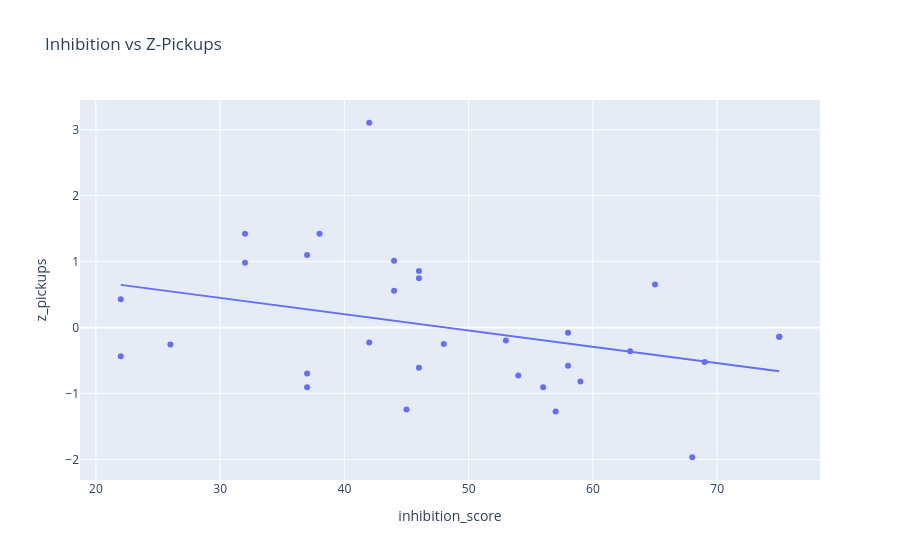

Source (notebook cell):
### Code cell
fig2 = px.scatter(df, x='inhibition_score', y='z_pickups', trendline='ols', title='Inhibition vs Z-Pickups')
fig2.show()

### Figure 1 — Plotly figure (JSON) as saved in the notebook; plotly's stock layout.template omitted (floating-point values rounded to 4 significant figures)
{"data": [{"hovertemplate": "inhibition_score=%{x}<br>z_pickups=%{y}<extra></extra>", "legendgroup": "", "marker": {"color": "#636efa", "symbol": "circle"}, "mode": "markers", "name": "", "orientation": "v", "showlegend": false, "type": "scatter", "x": [45, 58, 57, 53, 58, 65, 37, 75, 75, 38, 69, 46, 22, 48, 22, 42, 63, 37, 37, 59, 68, 46, 46, 42, 32, 26, 32, 44, 44, 56, 54], "xaxis": "x", "y": [-1.24, -0.5777, -1.271, -0.196, -0.07803, 0.652, 1.101, -0.137, -0.137, 1.425, -0.5202, -0.6087, 0.4313, -0.2466, -0.4358, 3.106, -0.357, -0.9035, -0.6971, -0.815, -1.965, 0.857, 0.7466, -0.2254, 1.425, -0.2549, 0.9832, 0.5574, 1.013, -0.9035, -0.7266], "yaxis": "y"}, {"hovertemplate": "<b>OLS trendline</b><br>z_pickups = -0.0246753 * inhibition_score + 1.19078<br>R<sup>2</sup>=0.123227<br><br>inhibition_score=%{x}<br>z_pickups=%{y} <b>(trend)</b><extra></extra>", "legendgroup": "", "marker": {"color": "#636efa", "symbol": "circle"}, "mode": "lines", "name": "", "showlegend": false, "type": "scatter", "x": [22, 22, 26, 32, 32, 37, 37, 37, 38, 42, 42, 44, 44, 45, 46, 46, 46, 48, 53, 54, 56, 57, 58, 58, 59, 63, 65, 68, 69, 75, 75], "xaxis": "x", "y": [0.6479, 0.6479, 0.5492, 0.4012, 0.4012, 0.2778, 0.2778, 0.2778, 0.2531, 0.1544, 0.1544, 0.1051, 0.1051, 0.08039, 0.05572, 0.05572, 0.05572, 0.006368, -0.117, -0.1417, -0.191, -0.2157, -0.2404, -0.2404, -0.2651, -0.3638, -0.4131, -0.4871, -0.5118, -0.6599, -0.6599], "yaxis": "y"}], "layout": {"legend": {"tracegroupgap": 0}, "title": {"text": "Inhibition vs Z-Pickups"}, "xaxis": {"anchor": "y", "domain": [0, 1], "title": {"text": "inhibition_score"}}, "yaxis": {"anchor": "x", "domain": [0, 1], "title": {"text": "z_pickups"}}}}
